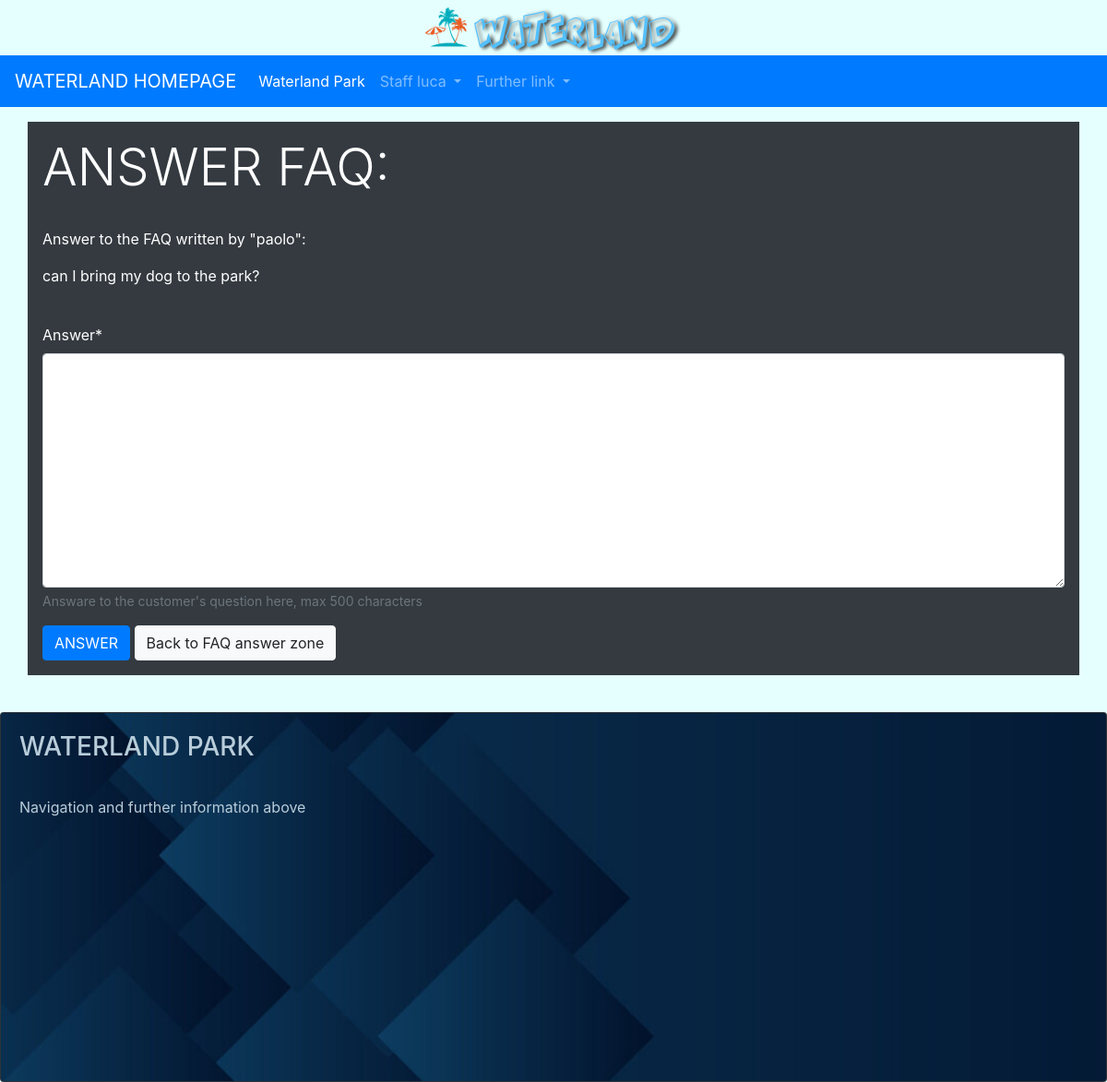
/reviewpark/faq/staff_list/3/answer_faq/ (signed in), run on the app's committed database.
### userpark/models.py (models this page shows, shortened)
class User(AbstractUser):
    GENDER_CHOICES = (
        ('M', 'Male'),
        ('F', 'Female'),
    )
    gender = models.CharField(max_length=1, choices=GENDER_CHOICES, help_text="Are you male or female?", null=True, default=None)
    birth_date = models.DateField(help_text="Place your birthday here", null=True,
                                  validators=[MaxValueValidator(limit_value=date.today()-timedelta(days=(365*7))),
                                              MinValueValidator(limit_value=date.today()-timedelta(days=(365*100)))], default=None)
    staff_assigned_code = models.CharField(max_length=5, help_text="Place your staff code here", null=True, unique=True, default=None)
    is_staff_member = models.BooleanField(default=False)
    propic = models.ImageField(upload_to=media_directory_path, blank=True, null=True,
                               default=None, help_text='Add your profile picture here', verbose_name='Picture Profile')
    slug = models.SlugField(null=False, unique=True)  # max length disabled

### reviewpark/models.py (models this page shows, shortened)
class Faq(models.Model):
    customer = models.ForeignKey(myUser, on_delete=models.SET_NULL, null=True)
    faq_date = models.DateTimeField(default=timezone.now, null=False, blank=False)
    ask = models.TextField(max_length=300, null=False, blank=False, help_text='Write your question here, max 300 characters', verbose_name='FAQ')
    answare = models.TextField(max_length=500, null=True, default=None,
                               help_text='Answare to the customer\'s question here, max 500 characters', verbose_name='Answer')
    answare_date = models.DateTimeField(null=True, default=None)
    class Meta:
        verbose_name_plural = 'FAQ'

### reviewpark/views.py (the view)
# urls.py: path('faq/staff_list/<int:pk>/answer_faq/', FaqStaffAnswareView.as_view(), name='faq-staff-answare'),
class FaqStaffAnswareView(LoginRequiredMixin, StaffRequiredMixin, SuccessMessageMixin, UpdateView):
    model = Faq
    form_class = FaqAnswareForm
    template_name = 'reviewpark/faq/faq_answer.html'
    success_url = reverse_lazy('reviewpark:faq-staff-list')
    success_message = 'Answer success'
    login_url = 'userpark:login'  # Redirect Login needed
    redirect_field_name = 'redirect_to'

### reviewpark/forms.py (shortened to what this page needs)
class FaqAnswareForm(forms.ModelForm):
    class Meta:
        model = Faq
        fields = ['answare']
        fields_required = ['answare']

### waterlandmixins/mixins.py (called while the page is built)
    def dispatch(self, request, *args, **kwargs):
        if request.user.is_staff_member:
            return super().dispatch(request, *args, **kwargs)
        else:
            raise PermissionDenied

### reviewpark/templates/reviewpark/faq/faq_answer.html (shortened to what this page needs)
{% extends 'navbase.html' %}
{% load crispy_forms_filters %}
{% block bodybase %}
    <div class="container p-3 my-3 bg-dark text-white">
        <h1 class="display-4">ANSWER FAQ:</h1>
        <br>
        <p>Answer to the FAQ written by "{{ object.customer.get_username }}":</p>
        <p>{{ object.ask }}</p>
        <br>
        <form method="post">{% csrf_token %}
        {{ form|crispy }}
        <button type="submit" class="btn btn-primary">ANSWER</button>
        <a href="{% url 'reviewpark:faq-staff-list' %}"> <button type="button" class="btn btn-light">Back to FAQ answer zone</button> </a>
        </form>
    </div>
    <br>
{% endblock %}

### templates/navbase.html (shortened to what this page needs)
{% extends 'base.html' %}
{% load static %}
{% block head %}
    <nav class="navbar navbar-expand-lg navbar navbar-dark bg-primary">
      <a class="navbar-brand" href="{% url 'home' %}">WATERLAND HOMEPAGE</a>
      <div class="collapse navbar-collapse" id="navbarNavDropdown">
        <ul class="navbar-nav">
          <li class="nav-item active">
            <a class="nav-link" href="{% url 'waterland-park-info-showcase' %}">Waterland Park <span class="sr-only">(current)</span></a>
          </li>
          {% if user.is_authenticated %}
              {% if user.is_staff_member %}
                <li class="nav-item dropdown">
                <a class="nav-link dropdown-toggle" href="#" id="navbarDropdownMenuLink" role="button" data-toggle="dropdown" aria-expanded="false">
                Staff {{ user.username }}
                </a>
                </li>
          {% endif %}
          {% endif %}
          <li class="nav-item dropdown">
            <a class="nav-link dropdown-toggle" href="#" id="navbarDropdownMenuLink" role="button" data-toggle="dropdown" aria-expanded="false">
              Further link
            </a>
          </li>
        </ul>
      </div>
    </nav>
{% endblock %}
{% block body %}
    {% block bodybase %}{% endblock %}
        <footer>
            <div class="card bg-dark text-white">
              <img src="{% static 'img/footer.jpg' %}" class="card-img" alt="footerimg">
              <div class="card-img-overlay">
                <h3 class="card-title" style="color:#b8cdda ; ">WATERLAND PARK</h3>
                  <br>
                <p class="card-text" style="color:#b8cdda ; ">Navigation and further information above</p>
              </div>
            </div>
        </footer>
{% endblock %}

### data on the page
User: username "luca"
Faq: customer.get_username "paolo", ask "can I bring my dog to the park?"
